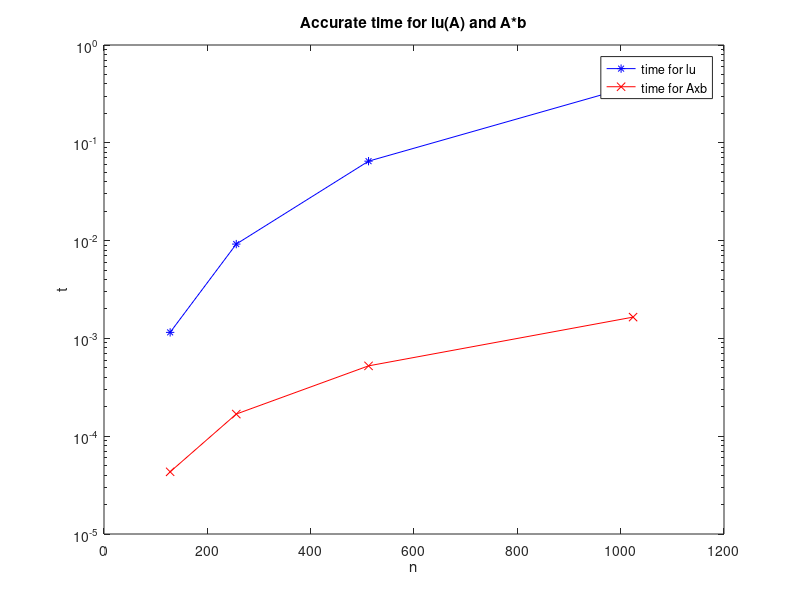

This figure's MATLAB source:
%vector n pou periexei tis diastaseis gia tis opoies theloume na kanoume xronometrhseis 
n = 2.^[7:10];

%Preallocation
acc_time_lu = zeros(1, length(n));
acc_time_Ab = zeros(1, length(n));

%loop gia tis length(n) diaforetikes diastaseis
for i=1:length(n)
    
    %tyxaia kataxwrhsh arithmwn sto matrix A kai sto vector b
    A = rand(n(i));
    b = rand(n(i),1);
    
    %Preallocation
    time_lu = zeros(10,1);
    time_Ab = zeros(10,1);
    
    %First evaluations
    %do not count
    lu(A);
    A*b;
    
    %loop gia 10 epanalhpseis gia na upologisoume meta to meso oro twn xronwn 
    for j=1:10
        
        %arxh xronometrhshs me th synarthsh tic
        tic
            lu(A);
        time_lu(j) = toc; %telos xronometrhshs
        %apothikeush se auto to vector to xrono ths ekastote ekteleshs ths lu(A)
       
        %arxh xronometrhshs me th synarthsh tic
        tic
            A*b;
        time_Ab(j) = toc; %telos xronometrhshs
        %apothikeush se auto to vector to xrono ths ekastote ekteleshs tou A*b
                          
    end
    
    %upologismos mesou orou xronwn twn diaforwn ektelesewn twn praksewn
    acc_time_lu(i) = sum(time_lu)/j; 
    acc_time_Ab(i) = sum(time_Ab)/j;

end

%Emfanish apotelesmatwn xronometrhsewn
acc_time_lu
acc_time_Ab

% % new figure
% figure
% plot(n, acc_time_lu, 'b*-', n, acc_time_Ab, 'rx-'); %thetoume ston aksona twn x tis diastaseis kai ston aksona twn y to xrono
% %koinh grafikh parastash
% legend('time for lu','time for A*b'); %upomnima
% title('Accurate time for lu(A) and A*b'); %titlos grafikhs parastashs
% xlabel('n'); % etiketa aksona x
% ylabel('t'); % etiketa aksona y


% new logarithmic figure
figure
semilogy(n, acc_time_lu, 'b*-', n, acc_time_Ab, 'rx-'); %entolh gia grafikh parastash me logarithmikous aksones
%koinh grafikh parastash
legend('time for lu','time for Axb');%upomnima
title('Accurate time for lu(A) and A*b'); %titlos grafikhs parastashs
xlabel('n'); % etiketa aksona x
ylabel('t'); % etiketa aksona y


